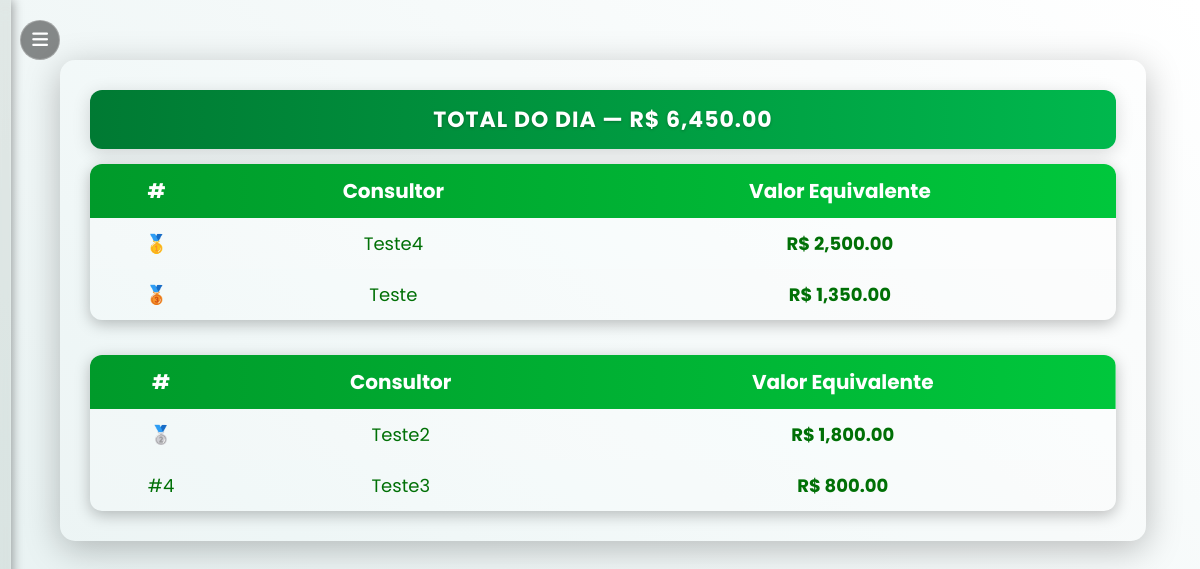
The page /indice_dia (signed in) on the database its author committed.
### tables this page shows
CREATE TABLE users (
            id INTEGER PRIMARY KEY AUTOINCREMENT,
            nome TEXT UNIQUE NOT NULL,
            senha TEXT NOT NULL,
            role TEXT DEFAULT 'user'
        );

### app.py (the view)
@app.route("/indice_dia")
def indice_dia():
    if "user" not in session:
        return redirect(url_for("login"))
    conn = get_conn()
    cur = conn.cursor()
    cur.execute("""
        CREATE TABLE IF NOT EXISTS metas_individuais (
            id INTEGER PRIMARY KEY AUTOINCREMENT,
            consultor TEXT UNIQUE,
            meta REAL
        )
    """ if isinstance(conn, sqlite3.Connection) else """
        CREATE TABLE IF NOT EXISTS metas_individuais (
            id SERIAL PRIMARY KEY,
            consultor TEXT UNIQUE,
            meta NUMERIC(12,2)
        )
    """)
    cur.execute("SELECT consultor, meta FROM metas_individuais;")
    metas_dict = {row[0]: row[1] for row in cur.fetchall()}
    cur.execute("SELECT nome FROM users WHERE role != 'admin' ORDER BY nome;")
    todos_usuarios = [r[0] for r in cur.fetchall()]
    query_dia = ("""
        SELECT consultor,
               COALESCE(SUM(valor_equivalente), 0) AS total_eq,
               COALESCE(SUM(valor_original), 0) AS total_or
        FROM propostas
        WHERE date(data) = date('now', 'localtime')
        GROUP BY consultor;
    """ if isinstance(conn, sqlite3.Connection) else """
        SELECT consultor,
               COALESCE(SUM(valor_equivalente), 0) AS total_eq,
               COALESCE(SUM(valor_original), 0) AS total_or
        FROM propostas
        WHERE DATE(data AT TIME ZONE 'America/Sao_Paulo') = CURRENT_DATE
        GROUP BY consultor;
    """)
    cur.execute(query_dia)
    resultados = {r[0]: (r[1], r[2]) for r in cur.fetchall()}
    cur.execute("""
        SELECT consultor,
               COALESCE(SUM(valor_equivalente), 0) AS eq_total
        FROM propostas
        GROUP BY consultor;
    """)
    totais = {r[0]: r[1] for r in cur.fetchall()}
    conn.close()
    ranking = []
    for nome in todos_usuarios:
        eq_dia, or_dia = resultados.get(nome, (0, 0))
        meta = metas_dict.get(nome, 0)
        eq_total = totais.get(nome, 0)
        falta = max(meta - eq_total, 0)
        ranking.append([nome, eq_dia, or_dia, meta, falta])
    ranking.sort(key=lambda x: x[1], reverse=True)
    total_eq = sum(r[1] for r in ranking)
    total_or = sum(r[2] for r in ranking)
    return render_template("indice_dia.html", ranking=ranking, total_eq=total_eq, total_or=total_or)

### app.py (called while the page is built)
def get_conn():
    if DATABASE_URL and psycopg2:
        return psycopg2.connect(DATABASE_URL, sslmode="require")
    else:
        return sqlite3.connect(LOCAL_DB, check_same_thread=False)

### templates/indice_dia.html (shortened to what this page needs)
{% extends "base.html" %}
{% block content %}
<div class="painel-tv">
    <table class="tabela-total">
        <tr>
            <th>TOTAL DO DIA — R$ {{ "{:,.2f}".format(total_eq or 0) }}</th>
        </tr>
    </table>
    <div class="tabelas-container">
        <table class="tabela-tv">
            <thead>
                <tr>
                    <th>#</th>
                    <th>Consultor</th>
                    <th>Valor Equivalente</th>
                </tr>
            </thead>
            <tbody>
                {% for i in range(0, ranking|length, 2) %}
                {% set r = ranking[i] %}
                <tr>
                    <td>
                        {% if i == 0 %}🥇{% elif i == 2 %}🥉{% else %}#{{ i+1 }}{% endif %}
                    </td>
                    <td>{{ r[0] }}</td>
                    <td class="valor">R$ {{ "{:,.2f}".format(r[1] or 0) }}</td>
                </tr>
                {% endfor %}
            </tbody>
        </table>
        <table class="tabela-tv">
            <thead>
                <tr>
                    <th>#</th>
                    <th>Consultor</th>
                    <th>Valor Equivalente</th>
                </tr>
            </thead>
            <tbody>
                {% for i in range(1, ranking|length, 2) %}
                {% set r = ranking[i] %}
                <tr>
                    <td>
                        {% if i == 1 %}🥈{% else %}#{{ i+1 }}{% endif %}
                    </td>
                    <td>{{ r[0] }}</td>
                    <td class="valor">R$ {{ "{:,.2f}".format(r[1] or 0) }}</td>
                </tr>
                {% endfor %}
            </tbody>
        </table>
    </div>
</div>
{% endblock %}

### static/style.css (style rules this page uses)
:root { --gradiente-inicio: #e6f1f1; --gradiente-fim: #ffffff; --cor-texto: #007006; --bg-container: rgba(255, 255, 255, 0.12); --bg-input: rgba(255, 255, 255, 0.15); }
body.pagina { background: linear-gradient(40deg, var(--gradiente-inicio), var(--gradiente-fim)); font-family: 'Poppins', sans-serif; color: var(--cor-texto); min-height: 100vh; margin: 0; transition: 0.4s ease; font-family: 'Poppins', sans-serif !important; overflow-y: auto; font-family: 'Poppins', sans-serif !important; }
@media screen and (min-height: 600px) { .tabela-tv { font-size: 15px; } }

### templates/indice_dia.html (style rules this page uses)
.painel-tv { width: 95%; margin: auto; background: rgba(255, 255, 255, 0.08); border-radius: 15px; box-shadow: 0 8px 35px rgba(0, 0, 0, 0.25); padding: 30px; }
.tabelas-container { display: grid; grid-template-columns: repeat(auto-fit, minmax(500px, 1fr)); gap: 35px; justify-content: center; align-items: flex-start; }
table.tabela-tv { border-collapse: collapse; width: 100%; background: rgba(255, 255, 255, 0.12); border-radius: 12px; overflow: hidden; box-shadow: 0 4px 15px rgba(0, 0, 0, 0.25); }
.tabela-tv thead { background: linear-gradient(90deg, #009a2a, #00c73c); color: var(--cor-texto); font-weight: bold; font-size: 16px; }
.tabela-tv th { padding: 12px 14px; text-align: center; color: white; font-size: 20px; }
.tabela-tv td { padding: 12px 14px; text-align: center; color: var(--cor-texto); font-size: 18px; }
.tabela-tv tbody tr:nth-child(even) { background: rgba(255, 255, 255, 0.08); }
.tabela-tv tbody tr:nth-child(odd) { background: rgba(255, 255, 255, 0.15); }
.tabela-tv td.valor { color: var(--cor-texto); font-weight: 700; }
.tabela-total { width: 100%; border-collapse: collapse; margin-bottom: 15px; text-align: center; border-radius: 12px; overflow: hidden; box-shadow: 0 4px 18px rgba(0, 0, 0, 0.15); }
.tabela-total th { background: linear-gradient(90deg, #007a33, #00b84d); color: #fff; font-size: 22px; font-weight: 700; padding: 13px 0; letter-spacing: 1px; text-shadow: 0 1px 3px rgba(0, 0, 0, 0.25); text-transform: uppercase; }

### rows shown on the page
users: nome "Teste4"
users: nome "Teste"
users: nome "Teste2"
users: nome "Teste3"

### other values the page prints
{{ "{:,.2f}".format(total_eq or 0) }} "6,450.00"
{{ "{:,.2f}".format(r[1] or 0) }} "2,500.00" "1,350.00"
{{ "{:,.2f}".format(r[1] or 0) }} "1,800.00" "800.00"
{{ i+1 }} "4"
